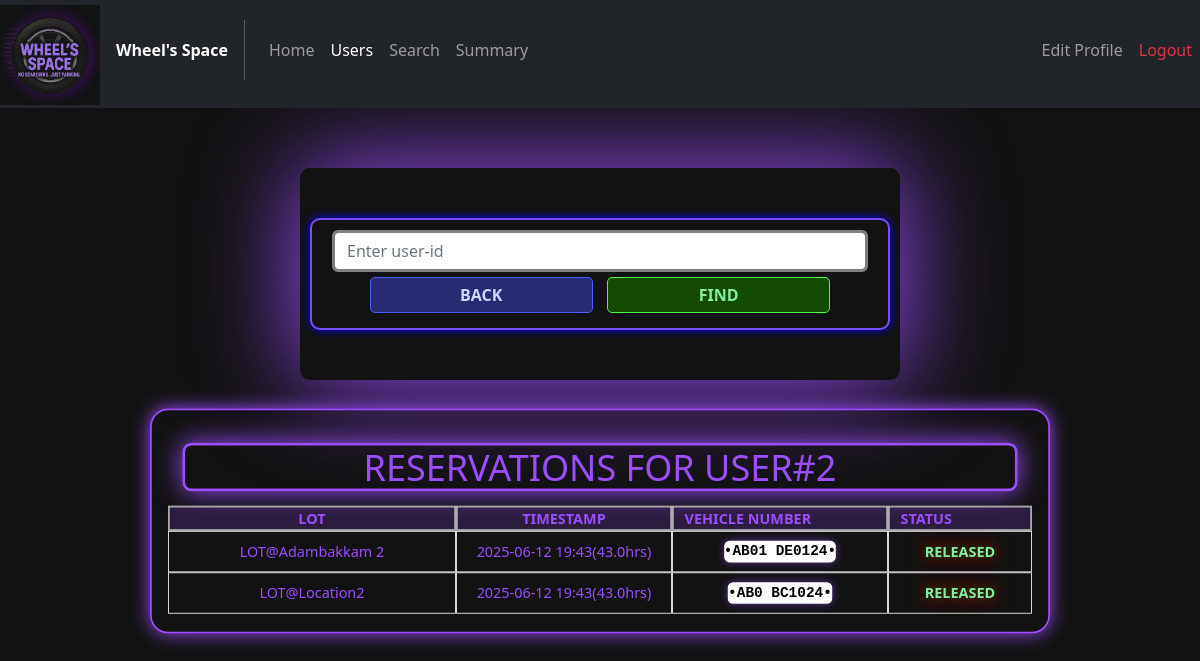
Screenshot of /adminhistory?userid=2 with the database file from the repository.
### models/Reservations.py (models this page shows)
class Reservations(db.Model):
    __tablename__ = "Reservations"
    reservation_id = db.Column(db.Integer, primary_key = True)
    spot_id = db.Column(db.Integer, db.ForeignKey("Spots.spot_id"), nullable=True)
    user_id = db.Column(db.Integer, db.ForeignKey("Users.user_id"))
    parking_timestamp = db.Column(db.DateTime, nullable = False)
    leaving_timestamp = db.Column(db.DateTime)
    price_per_hour = db.Column(db.Numeric(10, 2), nullable=False)
    vehicle_number = db.Column(db.String(11), nullable=False)
    spot = db.relationship("Spots", back_populates = "reservation")
    user = db.relationship("Users", back_populates = "reserved")

### models/Lots.py (models this page shows)
class Lots(db.Model):
    __tablename__ = "Lots"
    lot_id   = db.Column(db.Integer, primary_key=True)
    location = db.Column(db.String(30), unique = True, nullable=False)
    price    = db.Column(db.Numeric(10, 2), nullable=False)
    address  = db.Column(db.String(100), nullable = False)
    pincode  = db.Column(db.Integer, nullable=False)
    max_spots= db.Column(db.Integer, nullable=False)
    spots    = db.relationship("Spots",back_populates = "lot")

### controllers/admin_routes.py (the view)
@admin_routes.route("/adminhistory")
def adminhistory():
    uid = request.args.get("userid")
    if (uid!=None):
        if not uid.isdigit():
            return render_template("admin_history.html", search=False)
        else:
            user = Users.query.filter_by(user_id = uid).first()
            if user==None:
                return render_template("admin_history.html",search=False,show_alert=True)
            raw_sql =  text(f"""SELECT
                                    spots.spot_id,
                                    lots.location,
                                    reservations.vehicle_number,
                                    reservations.parking_timestamp,
                                    reservations.leaving_timestamp
                                FROM reservations
                                LEFT OUTER JOIN spots ON (reservations.spot_id = spots.spot_id)
                                JOIN lots ON (spots.lot_id=lots.lot_id)
                                JOIN users ON (users.user_id = reservations.user_id)
                                WHERE users.user_id = {uid};""")
            res = db.session.execute(raw_sql).all()
            i=len(res)-1
            ind = i
            while i>=0:
                if res[ind].leaving_timestamp==None:
                    res.insert(0,res.pop(ind))
                    ind+=1
                i-=1
                ind-=1
            return render_template("admin_history.html", search=True, user_id = uid, reservations = res, datetime=datetime)
    else:
        return render_template("admin_history.html", search=False)

### templates/admin_history.html (shortened to what this page needs)
<!DOCTYPE html>
<html lang="en">
<head>
    <link href="https://cdn.jsdelivr.net/npm/bootstrap@5.2.3/dist/css/bootstrap.min.css" rel="stylesheet">
    <link rel="stylesheet" href="../static/css/General_style.css">
    <link rel="stylesheet" href="../static/css/Admin_style.css">
</head>
<body>
    <nav class="navbar navbar-expand-lg navbar-dark bg-dark my-nav-bar">
        <div class="navbar-brand logo">
            <img src = {{ url_for('static', filename='images/logo.png')}} alt="WHEEL'S SPACE LOGO" id="logo" class="img-fluid mb-5">
        </div>
        <span class="fw-bold text-white">Wheel's Space</span>
        <div class="collapse navbar-collapse" id = "navbarelements">
            <ul class="navbar-nav me-auto">
                <li class="nav-item">
                    <a href="{{url_for("admin_routes.adminhome")}}" class="nav-link my-nav-link">Home</a>
                </li>
                <li class="nav-item">
                    <a href="#" class="nav-link my-nav-link active">Users</a>
                </li>
                <li class="nav-item">
                    <a href="{{url_for("admin_routes.adminsearch")}}" class="nav-link my-nav-link">Search</a>
                </li>
                <li class="nav-item">
                    <a href="{{url_for("admin_routes.adminsummary")}}" class="nav-link my-nav-link">Summary</a>
                </li>
            </ul>
            <ul class="navbar-nav">
                <li class="nav-item">
                    <a href="{{url_for("admin_routes.adminedit")}}" class="nav-link my-nav-link">Edit Profile</a>
                </li>
                <li class="nav-item">
                    <a href="{{url_for('auth_rbac.logout')}}" class="nav-link my-nav-link text-danger">Logout</a>
                </li>
            </ul>
        </div>
    </nav>
    <div class="span-box text-center container">
        <form action="{{ url_for('admin_routes.adminhistory') }}" class="form-style form my-form">
            <input type="number" name="userid" id="userid" placeholder="Enter user-id" class="col-12 form-control my-form-input">
            <a href="{{ url_for('admin_routes.adminhome') }}" class="admin-button col-5 edit-btn">BACK</a>
            <input type="submit" value="FIND" class="admin-button col-5 add-btn">
        </form>
    </div>
    {% if search %}
    <div class="container my-3 user-box">
        <div class="row">
            <span class="my-title h1 m-3 col text-center">RESERVATIONS FOR USER#{{user_id}}</span>
        </div>
        <div class="row mb-1 mb-lg-0">
            <div class="table-heading col-6 col-md-5 col-lg-4">LOT</div>
            <div class="table-heading col-6 col-md-3 col-lg-3">TIMESTAMP</div>
            <div class="table-heading d-none d-md-block col-md-4 col-lg-3">VEHICLE NUMBER</div>
            <div class="table-heading d-none d-lg-block col-lg-2">STATUS</div>
        </div>
        {% if reservations | length == 0%}
            <div class="row mb-1 mb-lg-0">
                <div class="table-element col h2">
                    NO RESERVATIONS
                </div>
            </div>
        {% else %}
            {% for res in reservations %}
                {% if res.leaving_timestamp!=None %}
                    {% set duration = (datetime.strptime(res.leaving_timestamp[:-10],'%Y-%m-%d %H:%M')-datetime.strptime(res.parking_timestamp[:-10],'%Y-%m-%d %H:%M')).total_seconds()//3600 %}
                {% else %}
                    {% set duration = -1 %}
                {% endif %}
            <div class="row mb-1 mb-lg-0">
                <div class="table-element col-6 col-md-5 col-lg-4">LOT@{{res.location}}</div>
                <div class="table-element col-6 col-md-3">{{res.parking_timestamp[:-10]}}({{duration}}hrs)</div>
                <div class="table-element col-6 col-md-4 col-lg-3">
                    <div class="d-flex license-plate justify-content-center">
                        <span>{{res.vehicle_number}}</span>
                    </div>
                </div>
                <div class="table-element col-6 col-md-12 col-lg-2">
                    {% if res.leaving_timestamp==None %}
                        <span class="admin-red-span">OCCUPIED</span>
                    {% else %}
                        <span class="admin-green-span">RELEASED</span>
                    {% endif %}
                </div>
            </div>
            {% endfor %}
        {% endif %}
    </div>
    {% endif %}
</body>
</html>

### static/css/General_style.css (style rules this page uses)
body { background-color: #121212; }
.logo { max-width: 100px; max-height: 100px; }
.my-nav-bar { padding-top: 0px; }
.my-nav-link { padding: 10px; }
.span-box { min-width: 200px; max-width: 600px !important; margin-top: 5%; width: 80%; background-color: #121212; box-shadow: 0px 0px 100px 0px #9b4dff; padding: 50px 10px; border-radius: 10px; }
.edit-btn { background-color: #282b73; color: #cbd7ff; border: 1px solid #4b5fff; }
.add-btn { background-color: #134c00; color: #85ee9f; border: 1px solid #48ff3b; }
.my-form { padding: 10px 20px; border: 2px solid #7c4dff; border-radius: 10px; box-shadow: 0px 0px 10px 0px blue; }
.my-form .my-form-input { border: 3px solid gray !important; }
.my-title { border: 3px solid #9b4dff; color: #9b4dff; padding: 0px 10px; box-shadow: 0px 0px 30px 0px; border-radius: 10px; }
.table-heading { background-color: #9b4dff30; font-weight: bold; color: #9b4dff; border: 2px solid #ababab; display: flex; align-items: center; justify-content: center; }
.table-element { border: 1px solid #efefef; color: #9b4dff; display: flex; align-items: center; justify-content: center; }
.license-plate { text-align: center !important; border-radius: 6px; background: white; color: black; font-weight: bold; font-family: 'Consolas', 'Courier New', monospace; box-shadow: 0 0 10px #9b4dff88; height: fit-content; }
.license-plate::before, .license-plate::after { content: "•"; font-size: 1rem; color: black; vertical-align: middle; }
.user-box { max-width: 1000px; min-width: 250px; width: 90%; border: 2px solid #9b4dff; border-radius: 10px; overflow: hidden; margin-top: 20px; }

### static/css/Admin_style.css (style rules this page uses)
.admin-button { display: inline-block; text-decoration: none; font-weight: bold; padding: 5px 20px; margin: 5px; border-radius: 5px; transition: 0.2s all linear; text-align: center; cursor: pointer; }
.user-box { transform: scale(0.9); padding: 20px 30px; box-shadow: 0px 0px 20px 0px #9b4dff; border: 2px solid #9b4dff !important; border-radius: 20px; }
.admin-green-span { display: inline-block; text-decoration: none; font-weight: bold; padding: 5px 20px; margin: 5px; border-radius: 5px; transition: 0.2s all linear; text-align: center; color: #85ee9f; text-shadow: 0px 0px 10px #134c00, 0px 0px 20px #ff0000; }

### rows the page displays
Reservations: location "Adambakkam 2", parking_timestamp "2025-06-12 19:43", duration "43.0", vehicle_number "AB01 DE0124", shows "RELEASED"
Reservations: location "Location2", parking_timestamp "2025-06-12 19:43", duration "43.0", vehicle_number "AB0 BC1024", shows "RELEASED"

### other values shown
{{ user_id }} "2"
